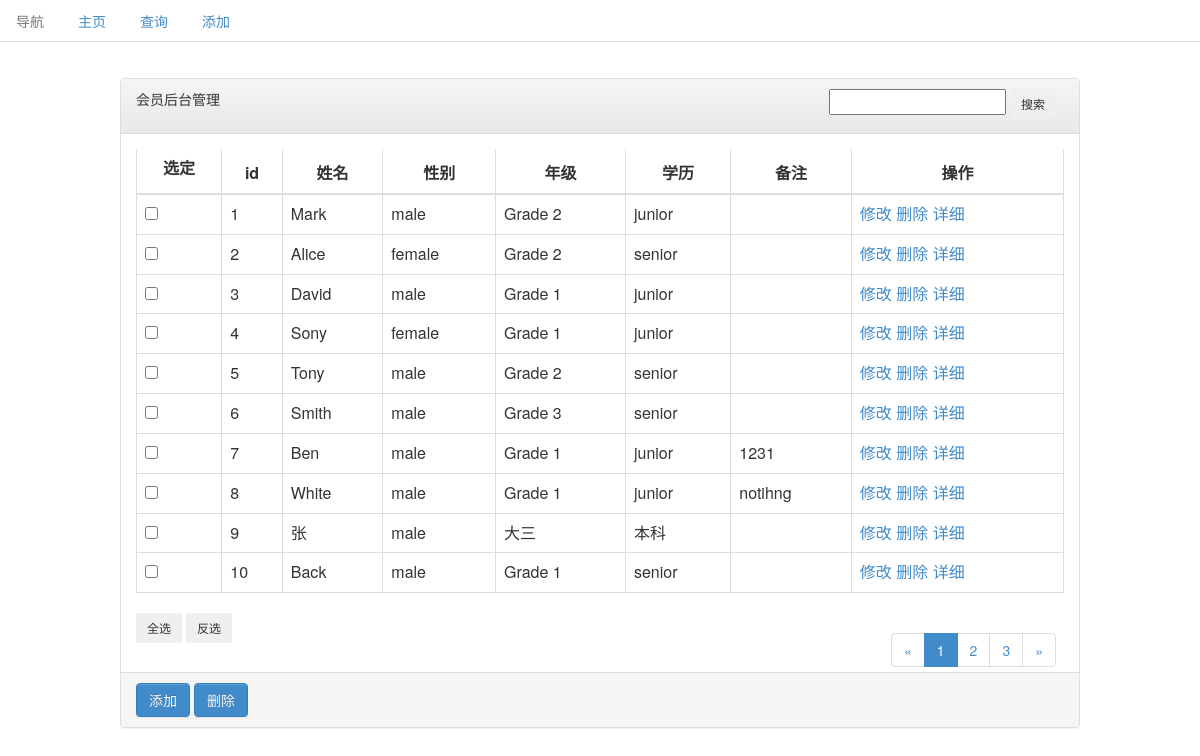
The page / on the database its author committed.
### tables this page shows
CREATE TABLE IF NOT EXISTS `user_info` (
  `user_name` varchar(60) NOT NULL,
  `user_sex` varchar(10) NOT NULL,
  `user_grade` varchar(30) NOT NULL,
  `user_degree` varchar(30) DEFAULT NULL,
  `user_comment` mediumtext,
  `user_id` int(11) NOT NULL AUTO_INCREMENT,
  `user_avatar` varchar(100) DEFAULT NULL,
  PRIMARY KEY (`user_id`),
  UNIQUE KEY `unique_user_id` (`user_id`)
);

### index.php (the view, shortened to what this page needs)
<?php
$con = connectDb();
$pageSize = 10;
$p = isset($_GET['p']) ? $_GET['p'] : 1;
$offset = ($p - 1) * $pageSize;
$sql = "SELECT * FROM user_info order by user_id limit $offset, $pageSize";
$result = mysql_query($sql, $con) or die(mysql_error());
?>
<html>
<head>
	<link rel="stylesheet" href="bootstrap/css/bootstrap.min.css">
	<link rel="stylesheet" href="bootstrap/css/bootstrap-theme.min.css">
</head>
<body>
<?php include_once "head.php"; ?>
<div style="width: 80%; margin-left: 10%; margin-top: 3%;">
	<div class="panel panel-default">
		<div class="panel-heading">
			<form name="searchItem" action="search.php">
				会员后台管理
            <span style="position: absolute; right: 12%">
                    <input type="text" name="item" id="item">
                    <label for="item"><input type="button" class="btn btn-sm" value="搜索" onclick="search()"></label>
            </span>
			</form>
		</div>
		<div class="panel-body">
			<form action="delete.php" method="get" name="list">
				<table class="table table-bordered">
					<thead>
					<tr>
						<th class="td"><label for="check">选定</label></th>
						<th class="td">id</th>
						<th class="td">姓名</th>
						<th class="td">性别</th>
						<th class="td">年级</th>
						<th class="td">学历</th>
						<th class="td">备注</th>
						<th class="td">操作</th>
					</tr>
					</thead>
					<tbody>
					<?php
					while ($row = mysql_fetch_array($result, MYSQL_ASSOC)) {
						$user_id = $row['user_id'];
						$user_name = $row['user_name'];
						$user_sex = $row['user_sex'];
						$user_grade = $row['user_grade'];
						$user_degree = $row['user_degree'];
						$user_comment = $row['user_comment'];
						?>
						<tr>
							<td><input type="checkbox" name="check[]" id="check" value=<?php echo $user_id; ?>></td>
							<td><?php echo $user_id; ?></td>
							<td><?php echo $user_name; ?></td>
							<td><?php echo $user_sex; ?></td>
							<td><?php echo $user_grade; ?></td>
							<td><?php echo $user_degree; ?></td>
							<td><?php echo $user_comment; ?></td>
							<td><a href="update.php?user_id=<?php echo $user_id; ?>">修改</a>
								<a href="delete.php?user_id=<?php echo $user_id; ?>">删除</a>
								<a href="info.php?user_id=<?php echo $user_id; ?>">详细</a></td>
						</tr>
					<?php
					}
					?>
					</tbody>
				</table>
				<input type="button" class="btn btn-sm" value="全选" onclick="selectAll()">
				<input type="button" class="btn btn-sm" value="反选" onclick="selectInverse()">
				<?php
				$count_result = mysql_query("SELECT count(*) as count FROM user_info", $con);
				$count_array = mysql_fetch_array($count_result);
				$pageNum = ceil($count_array['count'] / $pageSize);
				echo "<span style='position: absolute; right: 12%'>";
				if ($pageNum > 1) {
					echo "<ul class='pagination'>";
					echo "<li><a href='index.php?p=1'>&laquo;</a></li>";
					for ($i = 1; $i <= $pageNum; $i++) {
						if ($i == $p) {
							echo '<li class="active"><a href="index.php?p=' . $i . '">' . $i . '</a></li>';
						} else {
							echo ' <li><a href="index.php?p=', $i, '">', $i, '</a></li>';
						}
					}
					echo "<li><a href='index.php?p=" . $pageNum . "'>&raquo;</a></li>";
					echo "</ul>";
				}
				echo "</span>";
				?>
			</form>
		</div>
		<div class="panel-footer">
			<input type="button" class="btn btn-primary" value="添加" onclick="DataInsert()">
			<input type="button" class="btn btn-primary" value="删除" onclick="DataDelete()">
		</div>
	</div>
</div>
</body>
</html>

### head.php (shortened to what this page needs)
<link href="bootstrap/css/bootstrap.min.css" rel="stylesheet">
<div style="top: 50px; left: 45%;">
    <ul class="nav nav-tabs">
        <li class="disabled"><a href="#">导航</a></li>
        <li><a href="index.php">主页</a></li>
        <li><a href="search.php">查询</a></li>
        <li><a href="insert.php">添加</a></li>
    </ul>
</div>

### index.php (style rules this page uses)
.td { text-align: center; }

### rows shown on the page
user_info: user_id "1", user_name "Mark", user_sex "male", user_grade "Grade 2", user_degree "junior"
user_info: user_id "2", user_name "Alice", user_sex "female", user_grade "Grade 2", user_degree "senior"
user_info: user_id "3", user_name "David", user_sex "male", user_grade "Grade 1", user_degree "junior"
user_info: user_id "4", user_name "Sony", user_sex "female", user_grade "Grade 1", user_degree "junior"
user_info: user_id "5", user_name "Tony", user_sex "male", user_grade "Grade 2", user_degree "senior"
user_info: user_id "6", user_name "Smith", user_sex "male", user_grade "Grade 3", user_degree "senior"
user_info: user_id "7", user_name "Ben", user_sex "male", user_grade "Grade 1", user_degree "junior", user_comment "1231"
user_info: user_id "8", user_name "White", user_sex "male", user_grade "Grade 1", user_degree "junior", user_comment "notihng"
user_info: user_id "9", user_name "张", user_sex "male", user_grade "大三", user_degree "本科"
user_info: user_id "10", user_name "Back", user_sex "male", user_grade "Grade 1", user_degree "senior"
